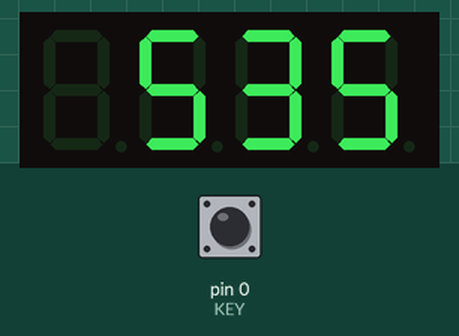
Recording of a sketch running on a simulated Arduino Uno, built with avr-gcc and run on an emulated ATmega328P. Parts: 4-digit seven-segment display. Wiring (inferred from the names in the program): 4-digit 7-segment display, segments lit when HIGH: segments pin 2, pin 3, pin 4, pin 5, pin 6, pin 7, pin 8, pin 9; digit selects pin 10, pin 11, pin 12, pin 13. Inputs (shaded band) come from the test bench; at power-on: pin 0 (KEY) HIGH. EEPROM starts erased; the segment pins are drawn as the display they are named for.

Above: at 1.2 s.
1.3 s: pin 0 (KEY) pulled LOW for 0.15 s
At 2.6 s:
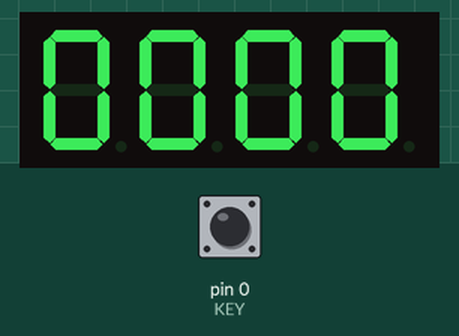
2.9 s: pin 0 (KEY) pulled LOW for 1 s
At 3.7 s:
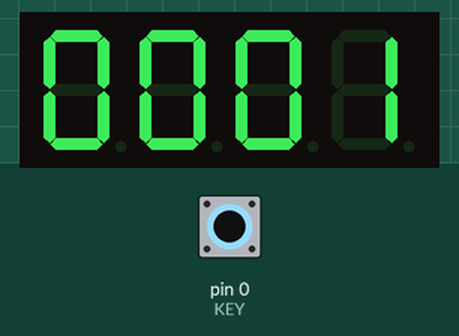
5.4 s: pin 0 (KEY) pulled LOW for 0.15 s
At 6.7 s:
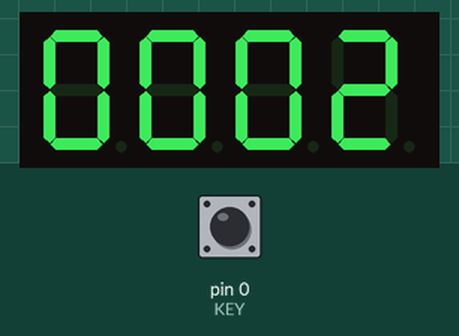
7.0 s: pin 0 (KEY) pulled LOW for 1 s
At 8.1 s:
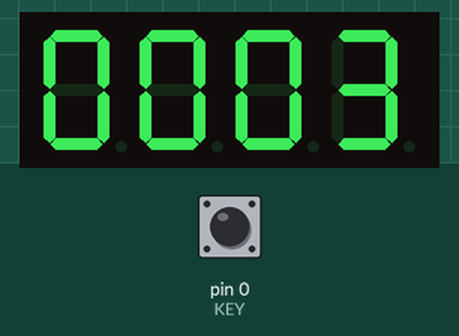
Timing chart, 0 to 10.0 s (numbered marks = the images above; inputs shaded):
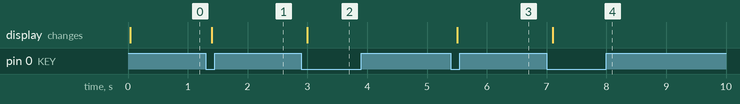

The sketch:

ShuMaGuanLeiJia.ino
```cpp
/******************************************************************************
----------------本例程仅供学习使用，未经作者允许，不得用于其他用途。-----------
------------------------版权所有，仿冒必究！-----------------------------------
----------------1.开发环境:Arduino IDE-----------------------------------------
----------------2.测试使用开发板型号：Arduino Leonardo or Arduino UNO R3-------
----------------3.单片机使用晶振：16M------------------------------------------
----------------4.淘宝网址：Ilovemcu.taobao.com--------------------------------
----------------------------epic-mcu.taobao.com--------------------------------
----------------5.作者：神秘藏宝室---------------------------------------------
******************************************************************************/
#include <Arduino.h>
#include <EEPROM.h>

#define SEG_A 2
#define SEG_B 3
#define SEG_C 4
#define SEG_D 5
#define SEG_E 6
#define SEG_F 7
#define SEG_G 8
#define SEG_H 9
#define Pot A0

#define COM1 10
#define COM2 11
#define COM3 12
#define COM4 13

#define KEY 0
int i = 0;
int a = 0;
unsigned int SUM = 0;
int Flag_up = 1;

unsigned char table[10][8] =
{
	{0,	0,	1,	1,	1,	1,	1,	1},			//0
	{0,	0,	0,	0,	0,	1,	1,	0},			//1
	{0,	1,	0,	1,	1,	0,	1,	1},			//2
	{0,	1,	0,	0,	1,	1,	1,	1},			//3
	{0,	1,	1,	0,	0,	1,	1,	0},			//4
	{0,	1,	1,	0,	1,	1,	0,	1},			//5
	{0,	1,	1,	1,	1,	1,	0,	1},			//6
	{0,	0,	0,	0,	0,	1,	1,	1},			//7
	{0,	1,	1,	1,	1,	1,	1,	1},			//8
	{0,	1,	1,	0,	1,	1,	1,	1}			//9
};

void setup()
{
	pinMode(SEG_A,OUTPUT);		//设置为输出引脚
	pinMode(SEG_B,OUTPUT);
	pinMode(SEG_C,OUTPUT);
	pinMode(SEG_D,OUTPUT);
	pinMode(SEG_E,OUTPUT);
	pinMode(SEG_F,OUTPUT);
	pinMode(SEG_G,OUTPUT);
	pinMode(SEG_H,OUTPUT);

	pinMode(COM1,OUTPUT);
	pinMode(COM2,OUTPUT);
	pinMode(COM3,OUTPUT);
	pinMode(COM4,OUTPUT);

  pinMode(KEY,INPUT_PULLUP);		//按键IO设定为带上拉输入
//  SUM = EEPROM.read(0);
  SUM = EEPROM_read_short(0);

  if( !SUM )
    SUM = 0;
}

void loop()
{
  if( ScanKey() == 1)				//当有按键按下时
  {
    SUM++;								//SUM加一
    if(SUM>9999)					//最大值9999，不再累加
    {
      SUM = 0;
    }
    //EEPROM.write(0,SUM);
    //e2_memory.a=SUM;
    EEPROM_write_short(0, SUM);

  }
//  SUM++;
//  delay(500);
  Display(1,SUM/1000);		//显示SUM千位值
  delay(3);
  Display(2,SUM%1000/100);	//显示SUM百位值
  delay(3);
  Display(3,SUM%100/10);		//显示SUM十位值
  delay(3);
  Display(4,SUM%10);				//显示SUM个位值
  delay(3);
}

unsigned char ScanKey()			//按键扫描程序，返回键值
{
  if(Flag_up  && digitalRead(KEY) == LOW)		//当Flag_up = 1并且按键按下时
  {
    Flag_up = 0;										//清空Flag_up
    delay(20);											//延时去抖动
    if(digitalRead(KEY) == LOW)			//按键按下
    {
      return 1;											//返回键值1
    }
  }
  if(digitalRead(KEY) == HIGH)			//按键松开时候
  {
    Flag_up = 1;										//置位Flag_up
  }
  return 0;													//返回键值0
}

void Display(unsigned char com,unsigned char num)
{
	digitalWrite(SEG_A,LOW);			//去除余晖
	digitalWrite(SEG_B,LOW);
	digitalWrite(SEG_C,LOW);
	digitalWrite(SEG_D,LOW);
	digitalWrite(SEG_E,LOW);
	digitalWrite(SEG_F,LOW);
	digitalWrite(SEG_G,LOW);
	digitalWrite(SEG_H,LOW);

	switch(com)						//选通位选
	{
		case 1:
			digitalWrite(COM1,LOW);		//选择位1
			digitalWrite(COM2,HIGH);
			digitalWrite(COM3,HIGH);
			digitalWrite(COM4,HIGH);
			break;
		case 2:
			digitalWrite(COM1,HIGH);
			digitalWrite(COM2,LOW);		//选择位2
			digitalWrite(COM3,HIGH);
			digitalWrite(COM4,HIGH);
			break;
		case 3:
			digitalWrite(COM1,HIGH);
			digitalWrite(COM2,HIGH);
			digitalWrite(COM3,LOW);		//选择位3
			digitalWrite(COM4,HIGH);
			break;
		case 4:
			digitalWrite(COM1,HIGH);
			digitalWrite(COM2,HIGH);
			digitalWrite(COM3,HIGH);
			digitalWrite(COM4,LOW);		//选择位4
			break;
		default:break;
	}

	digitalWrite(SEG_A,table[num][7]);			//a查询码值表
	digitalWrite(SEG_B,table[num][6]);
	digitalWrite(SEG_C,table[num][5]);
	digitalWrite(SEG_D,table[num][4]);
	digitalWrite(SEG_E,table[num][3]);
	digitalWrite(SEG_F,table[num][2]);
	digitalWrite(SEG_G,table[num][1]);
	digitalWrite(SEG_H,table[num][0]);
}

///////////reference page: http://www.51hei.com/arduino/3829.html
// Write an uint value to EEPROM
void EEPROM_write_short(unsigned int Address, unsigned int Data)
{
   unsigned int DataL = Data&0x00FF;
   unsigned int DataH = Data>>8;
   EEPROM.write(Address,   DataL);
   EEPROM.write(Address+1, DataH);
}

// Read an uint value from EEPROM
unsigned int EEPROM_read_short(unsigned int Address)
{
   unsigned int DataL = EEPROM.read(Address);
   unsigned int DataH = EEPROM.read(Address+1);
   return((DataH<<8) + DataL);
}
```

Measured:
- after the input at 1.3 s, the display: changes after 0.10 s (image 1)
- after the input at 2.9 s, the display: changes after 0.10 s (image 2)
- after the input at 5.4 s, the display: changes after 0.10 s (image 3)
- after the input at 7.0 s, the display: changes after 0.10 s (image 4)
